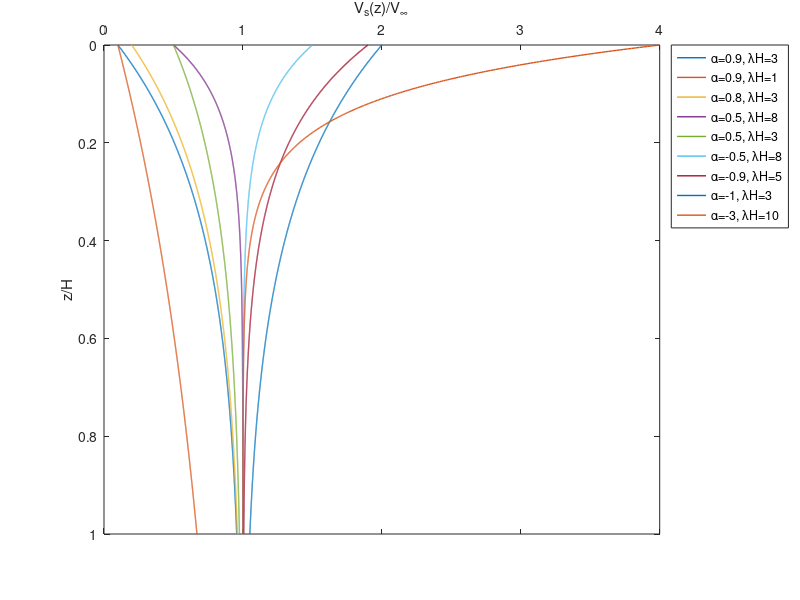

Write MATLAB code to recreate this figure.
clear; 
close all; 
clc;

% parameters 
H = 50;  
alpha_vec    = [0.9 0.9 0.8 0.5 0.5 -0.5 -0.9 -1 -3];
lambdaH_vec  = [3   1   3   8   3    8    5    3  10];

% Depth vector 
z  = linspace(0, H, 1000);     
zn = z / H;                    % normalized depth

% Preallocate
all_x = [];

figure(1); 
clf; 
hold on; 
box on;

% Loop
for k = 1:numel(alpha_vec)
    alpha    = alpha_vec(k);
    lambdaH  = lambdaH_vec(k);
    lambda   = lambdaH / H;           
  
    Vs_over_Vinf = 1 - alpha .* exp(-lambda .* z);

    % Store
    all_x = [all_x, Vs_over_Vinf];

    % Plot
    plot(Vs_over_Vinf, zn, 'LineWidth', 1, ...
        'DisplayName', sprintf('\\alpha=%.2g, \\lambdaH=%.2g', alpha, lambdaH));
end

% Axis formatting
set(gca, 'XAxisLocation', 'top');
set(gca, 'YDir', 'reverse');

% Labels
xlabel('V_s(z)/V_{\infty}');
ylabel('z/H');


ylim([0 1]);

legend('Location','bestoutside');
hold off;
